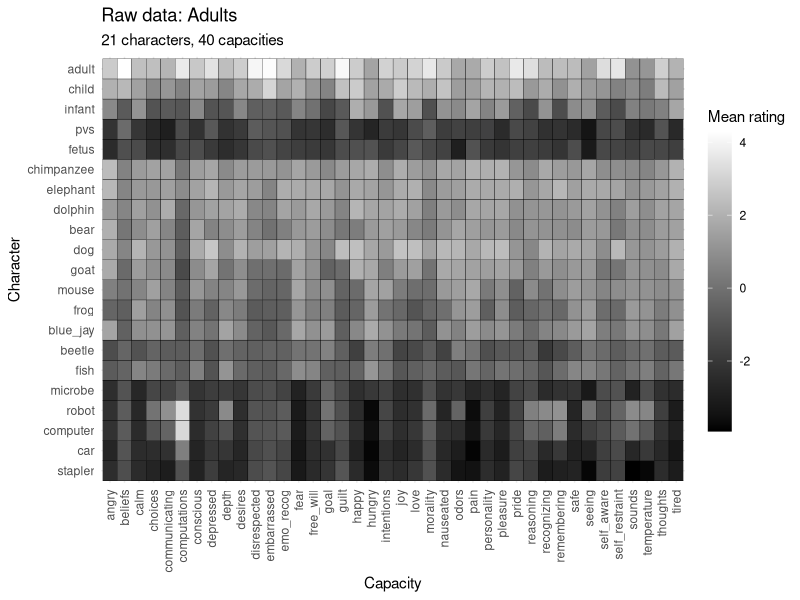
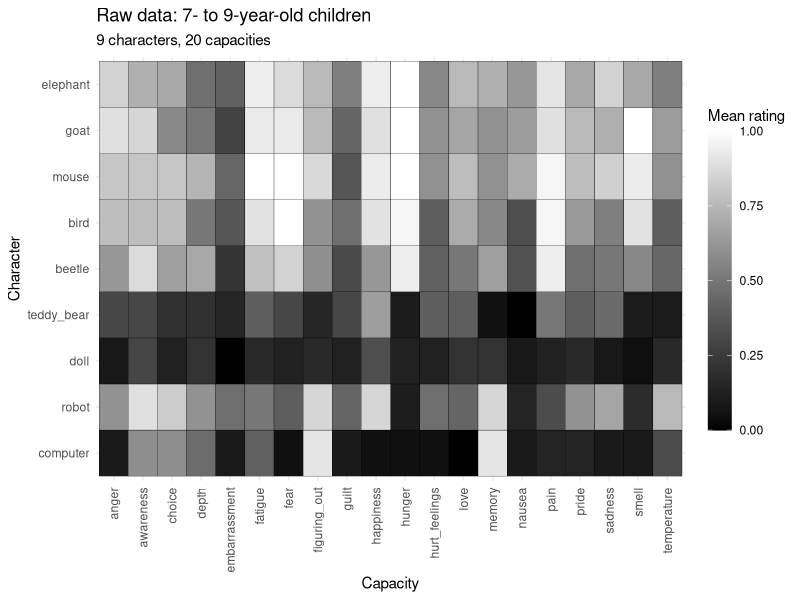
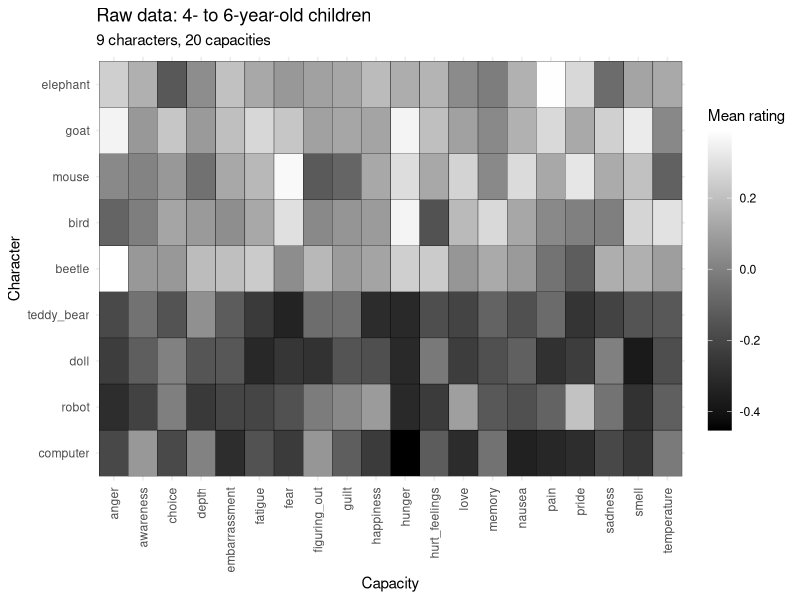
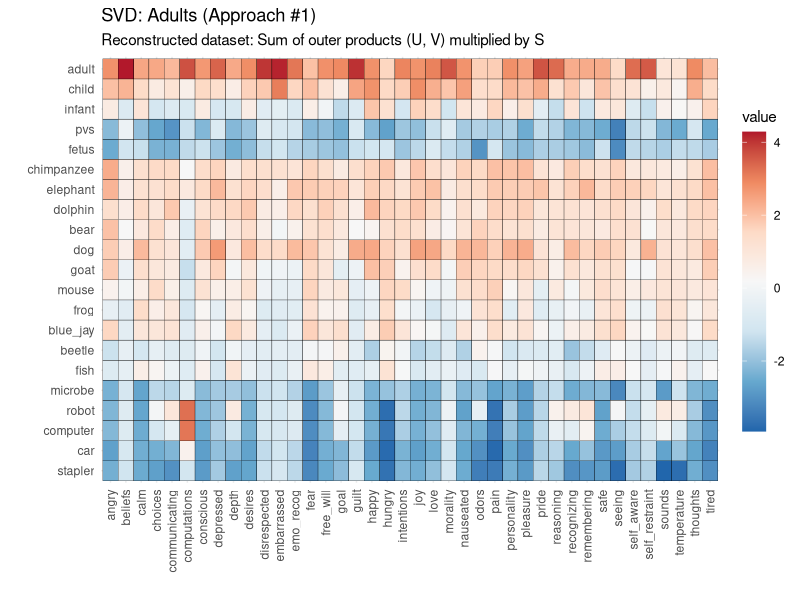
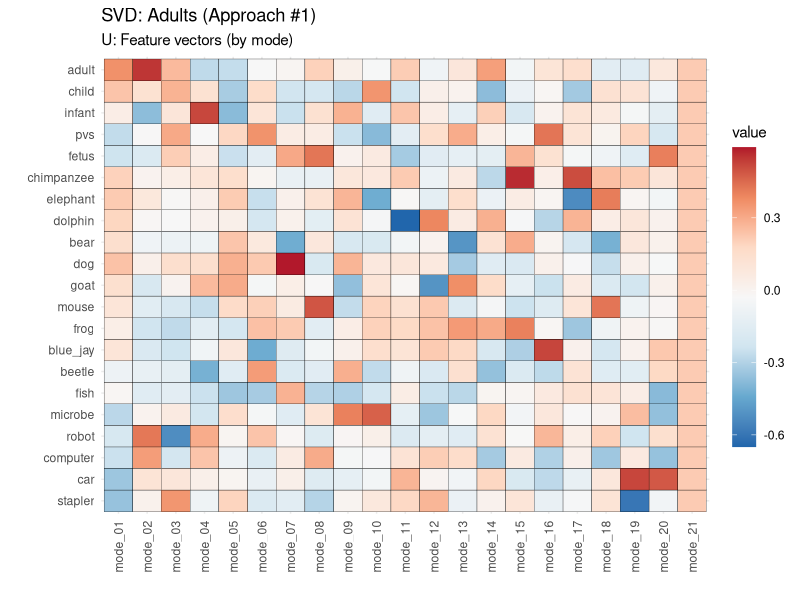
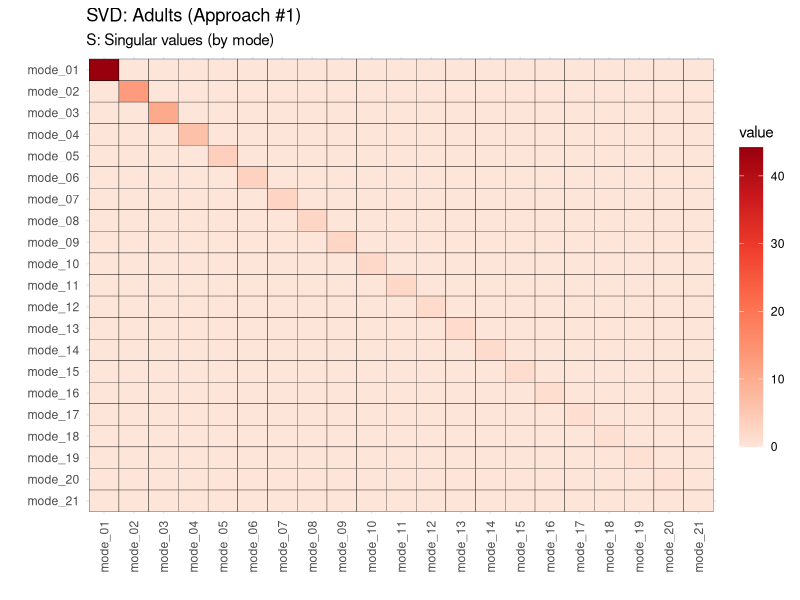
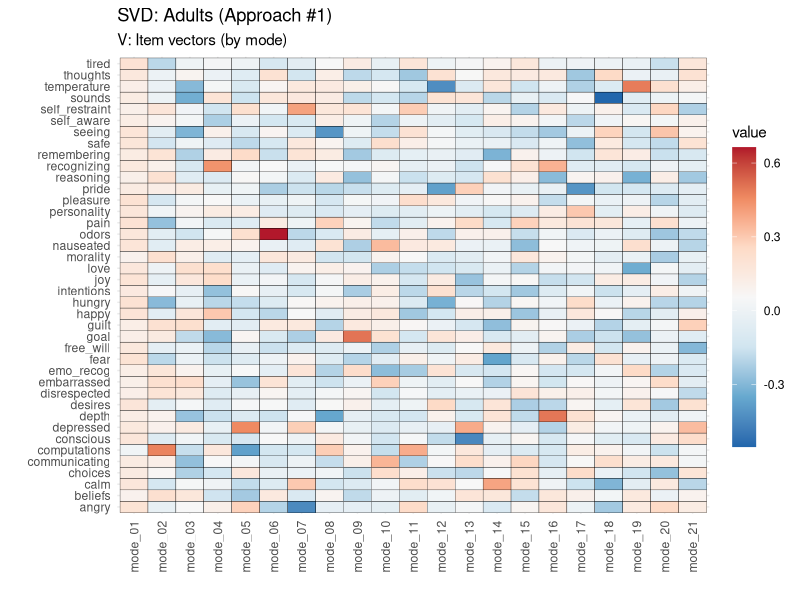
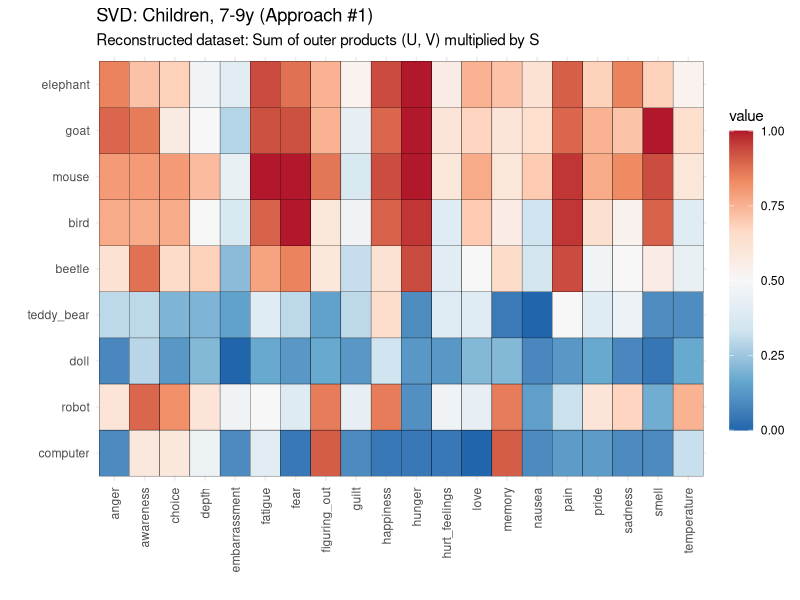

These figures' R source, in order:
## ---- chunk 1
knitr::opts_chunk$set(echo = FALSE, message = FALSE)
## ---- chunk 2
library(tidyverse)
library(rms)
## ---- chunk 3
setwd("/Users/kweisman/Documents/Research (Stanford)/Projects/Dimkid_svd/dimkid_svd/")

# import data
d_ad <- read.csv("./data/means_adults.csv") %>% 
  mutate(X = ifelse(grepl("vegetative", X), "pvs", as.character(X)),
         X = factor(X,
                    levels = c("stapler", "car", "computer", "robot", "microbe",
                               "fish", "beetle", "blue_jay", "frog", "mouse",
                               "goat", "dog", "bear", "dolphin", "elephant",
                               "chimpanzee", "fetus", "pvs", "infant", "child",
                               "adult"))) %>%
                    # levels = c("adult", "child", "infant", "pvs", "fetus",
                    #            "chimpanzee", "elephant", "dolphin", "bear",
                    #            "dog", "goat", "mouse", "frog", "blue_jay",
                    #            "beetle", "fish", "microbe", "robot", "computer",
                    #            "car", "stapler"))) %>%
  rename(character = X) %>%
  arrange(character)

d_79 <- read.csv("./data/means_79y.csv") %>% 
  mutate(X = factor(X,
                    levels = c("computer", "robot", "doll", "teddy_bear",
                               "beetle", "bird", "mouse", "goat", 
                               "elephant"))) %>%
                    # levels = c("elephant", "goat", "mouse", "bird", "beetle",
                    #            "teddy_bear", "doll", "robot", "computer"))) %>%
  rename(character = X) %>%
  arrange(character)

d_46 <- read.csv("./data/means_46y.csv") %>%
  mutate(X = factor(X,
                    levels = c("computer", "robot", "doll", "teddy_bear",
                               "beetle", "bird", "mouse", "goat", 
                               "elephant"))) %>%
                    # levels = c("elephant", "goat", "mouse", "bird", "beetle",
                    #            "teddy_bear", "doll", "robot", "computer"))) %>%
  rename(character = X) %>%
  arrange(character)
## ---- chunk 4
# set item and property names
capacity_names_ad <- names(d_ad[-1])
character_names_ad <- levels(d_ad$character)

capacity_names_ch <- names(d_79[-1])
character_names_ch <- levels(d_79$character)
## ---- chunk 5
mean_cent_fun <- function(df, 
                          by = c("capacity", "character"),
                          age_group = c("adults", "children")){
  
  if(age_group == "adults"){
    capacity_names = capacity_names_ad
    character_names = character_names_ad
  }
  if(age_group == "children"){
    capacity_names = capacity_names_ch
    character_names = character_names_ch
  }
  
  if(by == "capacity"){
    not_by <- "character"
  }
  
  if(by == "character"){
    not_by <- "capacity"
    # df <- df %>%
    #   gather(capacity, mean_rating, -character) %>%
    #   mutate(capacity = factor(capacity, levels = capacity_names)) %>%
    #   spread(character, mean_rating)
  }
  
  df_cent <- df %>%
    gather(capacity, mean_rating, -character) %>%
    group_by_(as.name(by)) %>%
    mutate(group_mean = mean(mean_rating),
           mean_cent = mean_rating - group_mean) %>%
    ungroup() %>%
    select(-mean_rating, -group_mean) %>%
    spread_(key_col = by,
            value_col = "mean_cent") %>%
    data.frame()
  
  return(df_cent)
}

plot_U_fun <- function(svd,
                       age_group = c("adults", "children"),
                       transpose = c(FALSE, TRUE),
                       multiply = c(FALSE, TRUE)){

  if(transpose == FALSE) {
    if(age_group == "adults"){y_names <- character_names_ad}
    if(age_group == "children"){y_names <- character_names_ch}
  } else if(transpose == TRUE) {
    if(age_group == "adults"){y_names <- capacity_names_ad}
    if(age_group == "children"){y_names <- capacity_names_ch}
  }  
  
  S <- svd$d

  U <- svd$u %>% 
    data.frame() %>%
    rownames_to_column("property") %>%
    mutate(property = as.numeric(property),
           property = factor(property, labels = y_names)) %>%
    gather(mode, value, -property) %>%
    mutate(mode = as.numeric(as.character(gsub("X", "", mode))),
           mode = ifelse(mode < 10, paste0("mode_0", as.character(mode)), 
                         paste0("mode_", as.character(mode)))) 
  
  if(multiply){
      UxS <- U %>%
        mutate(S = factor(mode, labels = S),
               S = as.numeric(as.character(S)),
               value = value * S)
  }
  
  plot <- ggplot(U, aes(x = mode, y = property, fill = value)) +
    geom_tile(color = "black") +
    # geom_text(aes(label = format(round(value, 2), nsmall = 2)), size = 3) +
    scale_fill_distiller(palette = "RdBu", direction = -1,
                         guide = guide_colorbar(barheight = 15)) +
    theme_minimal() +
    theme(axis.text.x = element_text(angle = 90, hjust = 1, vjust = 0.5))
  
  return(plot)
}

plot_S_fun <- function(svd){
  
  S <- diag(x = svd$d, nrow = length(svd$d), ncol = length(svd$d)) %>%
    data.frame() %>%
    rownames_to_column("modeA") %>%
    gather(modeB, value, -modeA) %>%
    mutate(modeA = ifelse(as.numeric(modeA) < 10, 
                          paste0("mode_0", as.character(modeA)), 
                          paste0("mode_", as.character(modeA))),
           modeB = gsub("X", "", modeB),
           modeB = ifelse(as.numeric(modeB) < 10,
                          paste0("mode_0", as.character(modeB)),
                          paste0("mode_", as.character(modeB))))
  
  plot <- ggplot(S, aes(x = modeA, 
                        y = reorder(modeB, desc(modeB)), 
                        fill = value)) +
    geom_tile(color = "black") +
    # geom_text(aes(label = format(round(value, 2), nsmall = 2)), size = 3) +
    scale_fill_distiller(palette = "Reds", direction = 1,
                         guide = guide_colorbar(barheight = 15)) +
    theme_minimal() +
    theme(axis.text.x = element_text(angle = 90, hjust = 1, vjust = 0.5))
  
  return(plot)
}

plot_V_fun <- function(svd,
                       age_group = c("adults", "children"),
                       transpose = c(FALSE, TRUE),
                       multiply = c(FALSE, TRUE)){

  if(transpose == FALSE) {
    if(age_group == "adults"){y_names <- capacity_names_ad}
    if(age_group == "children"){y_names <- capacity_names_ch}
  } else if(transpose == TRUE) {
    if(age_group == "adults"){y_names <- character_names_ad}
    if(age_group == "children"){y_names <- character_names_ch}
  }
  
  S <- svd$d

  V <- svd$v %>% 
    data.frame() %>%
    rownames_to_column("item") %>%
    mutate(item = as.numeric(item),
           item = factor(item, labels = y_names)) %>%
    gather(mode, value, -item) %>%
    mutate(mode = as.numeric(as.character(gsub("X", "", mode))),
           mode = ifelse(mode < 10, paste0("mode_0", as.character(mode)), 
                         paste0("mode_", as.character(mode)))) 
  
  if(multiply){
      VxS <- V %>%
        mutate(S = factor(mode, labels = S),
               S = as.numeric(as.character(S)),
               value = value * S)
  }
  
  plot <- ggplot(V, aes(x = mode, y = item, fill = value)) +
    geom_tile(color = "black") +
    # geom_text(aes(label = format(round(value, 2), nsmall = 2)), size = 3) +
    scale_fill_distiller(palette = "RdBu", direction = -1,
                         guide = guide_colorbar(barheight = 15)) +
    theme_minimal() +
    theme(axis.text.x = element_text(angle = 90, hjust = 1, vjust = 0.5))
  
  return(plot)
}

plot_reconstruct_fun <- function(svd, 
                       age_group = c("adults", "children"),
                       transpose = c(FALSE, TRUE)){

  if(age_group == "adults"){
      capacity_names <- capacity_names_ad
      character_names <- character_names_ad
  }
  if(age_group == "children"){
      capacity_names <- capacity_names_ch
      character_names <- character_names_ch
  }
  
  if(transpose == FALSE){
    x_names <- capacity_names
    y_names <- character_names
  }

  if(transpose == TRUE){
    x_names <- character_names
    y_names <- capacity_names
  }
  
  # calculate outer products, multiply by singular value
  OP <- list()
  for(i in 1:length(svd$d)){
    OP[[i]] <- outer(svd$u[,i], svd$v[,i]) * svd$d[i]
  }
  
  # add together
  OP_sum <- Reduce("+", OP) %>%
    data.frame() %>%
    rownames_to_column("y") %>%
    mutate(y = factor(as.numeric(y), labels = y_names)) %>%
    gather(x, value, -y) %>%
    mutate(x = gsub("X", "", x),
           x = factor(as.numeric(x), labels = x_names))

  plot <- ggplot(OP_sum, aes(x = x, y = y, fill = value)) +
    geom_tile(color = "black") +
    # geom_text(aes(label = format(round(value, 2), nsmall = 2)), size = 3) +
    scale_fill_distiller(palette = "RdBu", direction = -1,
                         guide = guide_colorbar(barheight = 15)) +
    theme_minimal() +
    theme(axis.text.x = element_text(angle = 90, hjust = 1, vjust = 0.5))
  
  return(plot)
}
## ---- chunk 6
d_ad %>%
  gather(capacity, mean_rating, -character) %>%
  ggplot(aes(x = capacity, y = character, fill = mean_rating)) +
  geom_tile(color = "black") +
  scale_fill_gradient(low = "black", high = "white", # limits = c(-3, 3),
                      guide = guide_colorbar(barheight = 15)) +
  theme_minimal() +
  theme(axis.text.x = element_text(angle = 90, hjust = 1, vjust = 0.5)) +
  labs(title = "Raw data: Adults",
       subtitle = "21 characters, 40 capacities",
       x = "Capacity",
       y = "Character",
       fill = "Mean rating")
## ---- chunk 7
d_79 %>%
  gather(capacity, mean_rating, -character) %>%
  ggplot(aes(x = capacity, y = character, fill = mean_rating)) +
  geom_tile(color = "black") +
  scale_fill_gradient(low = "black", high = "white", # limits = c(0, 1),
                      guide = guide_colorbar(barheight = 15)) +
  theme_minimal() +
  theme(axis.text.x = element_text(angle = 90, hjust = 1, vjust = 0.5)) +
  labs(title = "Raw data: 7- to 9-year-old children",
       subtitle = "9 characters, 20 capacities",
       x = "Capacity",
       y = "Character",
       fill = "Mean rating")
## ---- chunk 8
d_46 %>%
  gather(capacity, mean_rating, -character) %>%
  ggplot(aes(x = capacity, y = character, fill = mean_rating)) +
  geom_tile(color = "black") +
  scale_fill_gradient(low = "black", high = "white", # limits = c(0, 1),
                      guide = guide_colorbar(barheight = 15)) +
  theme_minimal() +
  theme(axis.text.x = element_text(angle = 90, hjust = 1, vjust = 0.5)) +
  labs(title = "Raw data: 4- to 6-year-old children",
       subtitle = "9 characters, 20 capacities",
       x = "Capacity",
       y = "Character",
       fill = "Mean rating")
## ---- chunk 9
svd1_ad <- svd(d_ad %>% column_to_rownames("character"), 
               nrow(d_ad), nrow(d_ad))
## ---- chunk 10
plot_reconstruct_fun(svd1_ad, transpose = FALSE, "adults") +
  labs(title = "SVD: Adults (Approach #1)",
       subtitle = "Reconstructed dataset: Sum of outer products (U, V) multiplied by S",
       x = "", y = "")
## ---- chunk 11
plot_U_fun(svd1_ad, "adults", transpose = FALSE, multiply = FALSE) +
  labs(title = "SVD: Adults (Approach #1)",
       subtitle = "U: Feature vectors (by mode)",
       # subtitle = "U x S: Feature vectors multiplied by singular value (by mode)",
       x = "", y = "")
## ---- chunk 12
plot_S_fun(svd1_ad) +
  labs(title = "SVD: Adults (Approach #1)",
       subtitle = "S: Singular values (by mode)",
       x = "", y = "")
## ---- chunk 13
plot_V_fun(svd1_ad, "adults", transpose = FALSE, multiply = FALSE) +
  labs(title = "SVD: Adults (Approach #1)",
       subtitle = "V: Item vectors (by mode)",
       # subtitle = "V x S: Item vectors multiplied by singular value (by mode)",
       x = "", y = "")
## ---- chunk 14
svd1_79 <- svd(d_79 %>% column_to_rownames("character"), 
               nrow(d_79), nrow(d_79))
## ---- chunk 15
plot_reconstruct_fun(svd1_79, transpose = FALSE, "children") +
  labs(title = "SVD: Children, 7-9y (Approach #1)",
       subtitle = "Reconstructed dataset: Sum of outer products (U, V) multiplied by S",
       x = "", y = "")
## ---- chunk 16
plot_U_fun(svd1_79, "children", transpose = FALSE, multiply = FALSE) +
  labs(title = "SVD: Children, 7-9y (Approach #1)",
       subtitle = "U: Feature vectors (by mode)",
       # subtitle = "U x S: Feature vectors multiplied by singular value (by mode)",
       x = "", y = "")
## ---- chunk 17
plot_S_fun(svd1_79) +
  labs(title = "SVD: Children, 7-9y (Approach #1)",
       subtitle = "S: Singular values (by mode)",
       x = "", y = "")
## ---- chunk 18
plot_V_fun(svd1_79, "children", transpose = FALSE, multiply = FALSE) +
  labs(title = "SVD: Children, 7-9y (Approach #1)",
       subtitle = "V: Item vectors (by mode)",
       # subtitle = "V x S: Item vectors multiplied by singular value (by mode)",
       x = "", y = "")
## ---- chunk 19
svd1_46 <- svd(d_46 %>% column_to_rownames("character"), 
               nrow(d_46), nrow(d_46))
## ---- chunk 20
plot_reconstruct_fun(svd1_46, transpose = FALSE, "children") +
  labs(title = "SVD: Children, 4-6y (Approach #1)",
       subtitle = "Reconstructed dataset: Sum of outer products (U, V) multiplied by S",
       x = "", y = "")
## ---- chunk 21
plot_U_fun(svd1_46, "children", transpose = FALSE, multiply = FALSE) +
  labs(title = "SVD: Children, 4-6y (Approach #1)",
       subtitle = "U: Feature vectors (by mode)",
       # subtitle = "U x S: Feature vectors multiplied by singular value (by mode)",
       x = "", y = "")
## ---- chunk 22
plot_S_fun(svd1_46) +
  labs(title = "SVD: Children, 4-6y (Approach #1)",
       subtitle = "S: Singular values (by mode)",
       x = "", y = "")
## ---- chunk 23
plot_V_fun(svd1_46, "children", transpose = FALSE, multiply = FALSE) +
  labs(title = "SVD: Children, 4-6y (Approach #1)",
       subtitle = "V: Item vectors (by mode)",
       # subtitle = "V x S: Item vectors multiplied by singular value (by mode)",
       x = "", y = "")
## ---- chunk 24
d_ad %>%
  gather(capacity, mean_rating, -character) %>%
  ggplot(aes(y = capacity, x = character, fill = mean_rating)) +
  geom_tile(color = "black") +
  scale_fill_gradient(low = "black", high = "white", # limits = c(-3, 3),
                      guide = guide_colorbar(barheight = 15)) +
  theme_minimal() +
  theme(axis.text.x = element_text(angle = 90, hjust = 1, vjust = 0.5)) +
  labs(title = "Raw data: Adults",
       subtitle = "21 characters, 40 capacities",
       y = "Capacity",
       x = "Character",
       fill = "Mean rating")
## ---- chunk 25
d_79 %>%
  gather(capacity, mean_rating, -character) %>%
  ggplot(aes(y = capacity, x = character, fill = mean_rating)) +
  geom_tile(color = "black") +
  scale_fill_gradient(low = "black", high = "white", # limits = c(0, 1),
                      guide = guide_colorbar(barheight = 15)) +
  theme_minimal() +
  theme(axis.text.x = element_text(angle = 90, hjust = 1, vjust = 0.5)) +
  labs(title = "Raw data: 7- to 9-year-old children",
       subtitle = "9 characters, 20 capacities",
       y = "Capacity",
       x = "Character",
       fill = "Mean rating")
## ---- chunk 26
d_46 %>%
  gather(capacity, mean_rating, -character) %>%
  ggplot(aes(y = capacity, x = character, fill = mean_rating)) +
  geom_tile(color = "black") +
  scale_fill_gradient(low = "black", high = "white", # limits = c(0, 1),
                      guide = guide_colorbar(barheight = 15)) +
  theme_minimal() +
  theme(axis.text.x = element_text(angle = 90, hjust = 1, vjust = 0.5)) +
  labs(title = "Raw data: 4- to 6-year-old children",
       subtitle = "9 characters, 20 capacities",
       y = "Capacity",
       x = "Character",
       fill = "Mean rating")
## ---- chunk 27
svd2_ad <- svd(d_ad %>% column_to_rownames("character") %>% t(), 
               nrow(d_ad), nrow(d_ad))
## ---- chunk 28
plot_reconstruct_fun(svd2_ad, "adults", TRUE) +
  labs(title = "SVD: Adults (Approach #2)",
       subtitle = "Reconstructed dataset: Sum of outer products (U, V) multiplied by S",
       x = "", y = "")
## ---- chunk 29
plot_U_fun(svd2_ad, "adults", transpose = TRUE, multiply = FALSE) +
  labs(title = "SVD: Adults (Approach #2)",
       subtitle = "U: Feature vectors (by mode)",
       # subtitle = "U x S: Feature vectors multiplied by singular value (by mode)",
       x = "", y = "")
## ---- chunk 30
plot_S_fun(svd2_ad) +
  labs(title = "SVD: Adults (Approach #2)",
       subtitle = "S: Singular values (by mode)",
       x = "", y = "")
## ---- chunk 31
plot_V_fun(svd2_ad, "adults", transpose = TRUE, multiply = FALSE) +
  labs(title = "SVD: Adults (Approach #2)",
       subtitle = "V: Item vectors (by mode)",
       # subtitle = "V x S: Item vectors multiplied by singular value (by mode)",
       x = "", y = "")
## ---- chunk 32
svd2_79 <- svd(d_79 %>% column_to_rownames("character") %>% t(), 
               nrow(d_79), nrow(d_79))
## ---- chunk 33
plot_reconstruct_fun(svd2_79, "children", TRUE) +
  labs(title = "SVD: Children, 7-9y (Approach #2)",
       subtitle = "Reconstructed dataset: Sum of outer products (U, V) multiplied by S",
       x = "", y = "")
## ---- chunk 34
plot_U_fun(svd2_79, "children", transpose = TRUE, multiply = FALSE) +
  labs(title = "SVD: Children, 7-9y (Approach #2)",
       subtitle = "U: Feature vectors (by mode)",
       # subtitle = "U x S: Feature vectors multiplied by singular value (by mode)",
       x = "", y = "")
## ---- chunk 35
plot_S_fun(svd2_79) +
  labs(title = "SVD: Children, 7-9y (Approach #2)",
       subtitle = "S: Singular values (by mode)",
       x = "", y = "")
## ---- chunk 36
plot_V_fun(svd2_79, "children", transpose = TRUE, multiply = FALSE) +
  labs(title = "SVD: Children, 7-9y (Approach #2)",
       subtitle = "V: Item vectors (by mode)",
       # subtitle = "V x S: Item vectors multiplied by singular value (by mode)",
       x = "", y = "")
## ---- chunk 37
svd2_46 <- svd(d_46 %>% column_to_rownames("character") %>% t(), 
               nrow(d_46), nrow(d_46))
## ---- chunk 38
plot_reconstruct_fun(svd2_46, "children", TRUE) +
  labs(title = "SVD: Children, 4-6y (Approach #2)",
       subtitle = "Reconstructed dataset: Sum of outer products (U, V) multiplied by S",
       x = "", y = "")
## ---- chunk 39
plot_U_fun(svd2_46, "children", transpose = TRUE, multiply = FALSE) +
  labs(title = "SVD: Children, 4-6y (Approach #2)",
       subtitle = "U: Feature vectors (by mode)",
       # subtitle = "U x S: Feature vectors multiplied by singular value (by mode)",
       x = "", y = "")
## ---- chunk 40
plot_S_fun(svd2_46) +
  labs(title = "SVD: Children, 4-6y (Approach #2)",
       subtitle = "S: Singular values (by mode)",
       x = "", y = "")
## ---- chunk 41
plot_V_fun(svd2_46, "children", transpose = TRUE, multiply = FALSE) +
  labs(title = "SVD: Children, 4-6y (Approach #2)",
       subtitle = "V: Item vectors (by mode)",
       # subtitle = "V x S: Item vectors multiplied by singular value (by mode)",
       x = "", y = "")
## ---- chunk 42
d_ad %>%
  mean_cent_fun(by = "capacity", age_group = "adults") %>%
  gather(capacity, mean_cent, -character) %>%
  ggplot(aes(x = capacity, y = character, fill = mean_cent)) +
  geom_tile(color = "black") +
  scale_fill_gradient(low = "black", high = "white", # limits = c(-6, 6),
                      guide = guide_colorbar(barheight = 15)) +
  theme_minimal() +
  theme(axis.text.x = element_text(angle = 90, hjust = 1, vjust = 0.5)) +
  labs(title = "Raw data: Adults",
       subtitle = "21 characters, 40 capacities",
       x = "Capacity",
       y = "Character",
       fill = "Mean rating")
## ---- chunk 43
d_79 %>%
  mean_cent_fun(by = "capacity", age_group = "children") %>%
  gather(capacity, mean_cent, -character) %>%
  ggplot(aes(x = capacity, y = character, fill = mean_cent)) +
  geom_tile(color = "black") +
  scale_fill_gradient(low = "black", high = "white", # limits = c(-2, 2),
                      guide = guide_colorbar(barheight = 15)) +
  theme_minimal() +
  theme(axis.text.x = element_text(angle = 90, hjust = 1, vjust = 0.5)) +
  labs(title = "Raw data: 7- to 9-year-old children",
       subtitle = "9 characters, 20 capacities",
       x = "Capacity",
       y = "Character",
       fill = "Mean rating")
## ---- chunk 44
d_46 %>%
  mean_cent_fun(by = "capacity", age_group = "children") %>%
  gather(capacity, mean_cent, -character) %>%
  ggplot(aes(x = capacity, y = character, fill = mean_cent)) +
  geom_tile(color = "black") +
  scale_fill_gradient(low = "black", high = "white", # limits = c(-2, 2),
                      guide = guide_colorbar(barheight = 15)) +
  theme_minimal() +
  theme(axis.text.x = element_text(angle = 90, hjust = 1, vjust = 0.5)) +
  labs(title = "Raw data: 4- to 6-year-old children",
       subtitle = "9 characters, 20 capacities",
       x = "Capacity",
       y = "Character",
       fill = "Mean rating")
## ---- chunk 45
svd3_ad <- svd(d_ad %>%
                 mean_cent_fun("capacity", age_group = "adults") %>%
                 column_to_rownames("character"),
               nrow(d_ad), nrow(d_ad))
## ---- chunk 46
plot_reconstruct_fun(svd3_ad, transpose = FALSE, "adults") +
  labs(title = "SVD: Adults (Approach #3)",
       subtitle = "Reconstructed dataset: Sum of outer products (U, V) multiplied by S",
       x = "", y = "")
## ---- chunk 47
plot_U_fun(svd3_ad, "adults", transpose = FALSE, multiply = FALSE) +
  labs(title = "SVD: Adults (Approach #3)",
       subtitle = "U: Feature vectors (by mode)",
       # subtitle = "U x S: Feature vectors multiplied by singular value (by mode)",
       x = "", y = "")
## ---- chunk 48
plot_S_fun(svd3_ad) +
  labs(title = "SVD: Adults (Approach #3)",
       subtitle = "S: Singular values (by mode)",
       x = "", y = "")
## ---- chunk 49
plot_V_fun(svd3_ad, "adults", transpose = FALSE, multiply = FALSE) +
  labs(title = "SVD: Adults (Approach #3)",
       subtitle = "V: Item vectors (by mode)",
       # subtitle = "V x S: Item vectors multiplied by singular value (by mode)",
       x = "", y = "")
## ---- chunk 50
svd3_79 <- svd(d_79 %>%
                 mean_cent_fun("capacity", age_group = "children") %>%
                 column_to_rownames("character"),
               nrow(d_79), nrow(d_79))
## ---- chunk 51
plot_reconstruct_fun(svd3_79, transpose = FALSE, "children") +
  labs(title = "SVD: Children, 7-9y (Approach #3)",
       subtitle = "Reconstructed dataset: Sum of outer products (U, V) multiplied by S",
       x = "", y = "")
## ---- chunk 52
plot_U_fun(svd3_79, "children", transpose = FALSE, multiply = FALSE) +
  labs(title = "SVD: Children, 7-9y (Approach #3)",
       subtitle = "U: Feature vectors (by mode)",
       # subtitle = "U x S: Feature vectors multiplied by singular value (by mode)",
       x = "", y = "")
## ---- chunk 53
plot_S_fun(svd3_79) +
  labs(title = "SVD: Children, 7-9y (Approach #3)",
       subtitle = "S: Singular values (by mode)",
       x = "", y = "")
## ---- chunk 54
plot_V_fun(svd3_79, "children", transpose = FALSE, multiply = FALSE) +
  labs(title = "SVD: Children, 7-9y (Approach #3)",
       subtitle = "V: Item vectors (by mode)",
       # subtitle = "V x S: Item vectors multiplied by singular value (by mode)",
       x = "", y = "")
## ---- chunk 55
svd3_46 <- svd(d_46 %>%
                 mean_cent_fun("capacity", age_group = "children") %>%
                 column_to_rownames("character"),
               nrow(d_46), nrow(d_46))
## ---- chunk 56
plot_reconstruct_fun(svd3_46, transpose = FALSE, "children") +
  labs(title = "SVD: Children, 4-6y (Approach #3)",
       subtitle = "Reconstructed dataset: Sum of outer products (U, V) multiplied by S",
       x = "", y = "")
## ---- chunk 57
plot_U_fun(svd3_46, "children", transpose = FALSE, multiply = FALSE) +
  labs(title = "SVD: Children, 4-6y (Approach #3)",
       subtitle = "U: Feature vectors (by mode)",
       # subtitle = "U x S: Feature vectors multiplied by singular value (by mode)",
       x = "", y = "")
## ---- chunk 58
plot_S_fun(svd3_46) +
  labs(title = "SVD: Children, 4-6y (Approach #3)",
       subtitle = "S: Singular values (by mode)",
       x = "", y = "")
## ---- chunk 59
plot_V_fun(svd3_46, "children", transpose = FALSE, multiply = FALSE) +
  labs(title = "SVD: Children, 4-6y (Approach #3)",
       subtitle = "V: Item vectors (by mode)",
       # subtitle = "V x S: Item vectors multiplied by singular value (by mode)",
       x = "", y = "")
## ---- chunk 60
d_ad %>%
  mean_cent_fun("character", age_group = "adults") %>%
  gather(character, mean_cent, -capacity) %>%
  mutate(character = factor(character, levels = character_names_ad)) %>%
  ggplot(aes(y = capacity, x = character, fill = mean_cent)) +
  geom_tile(color = "black") +
  scale_fill_gradient(low = "black", high = "white", # limits = c(-3, 3),
                      guide = guide_colorbar(barheight = 15)) +
  theme_minimal() +
  theme(axis.text.x = element_text(angle = 90, hjust = 1, vjust = 0.5)) +
  labs(title = "Raw data: Adults",
       subtitle = "21 characters, 40 capacities",
       y = "Capacity",
       x = "Character",
       fill = "Mean rating")
## ---- chunk 61
d_79 %>%
  mean_cent_fun("character", age_group = "children") %>%
  gather(character, mean_cent, -capacity) %>%
  mutate(character = factor(character, levels = character_names_ch)) %>%
  ggplot(aes(y = capacity, x = character, fill = mean_cent)) +
  geom_tile(color = "black") +
  scale_fill_gradient(low = "black", high = "white", # limits = c(-2, 2),
                      guide = guide_colorbar(barheight = 15)) +
  theme_minimal() +
  theme(axis.text.x = element_text(angle = 90, hjust = 1, vjust = 0.5)) +
  labs(title = "Raw data: 7- to 9-year-old children",
       subtitle = "9 characters, 20 capacities",
       y = "Capacity",
       x = "Character",
       fill = "Mean rating")
## ---- chunk 62
d_46 %>%
  mean_cent_fun("character", age_group = "children") %>%
  gather(character, mean_cent, -capacity) %>%
  mutate(character = factor(character, levels = character_names_ch)) %>%
  ggplot(aes(y = capacity, x = character, fill = mean_cent)) +
  geom_tile(color = "black") +
  scale_fill_gradient(low = "black", high = "white", # limits = c(-2, 2),
                      guide = guide_colorbar(barheight = 15)) +
  theme_minimal() +
  theme(axis.text.x = element_text(angle = 90, hjust = 1, vjust = 0.5)) +
  labs(title = "Raw data: 4- to 6-year-old children",
       subtitle = "9 characters, 20 capacities",
       y = "Capacity",
       x = "Character",
       fill = "Mean rating")
## ---- chunk 63
svd4_ad <- svd(d_ad %>% 
                 mean_cent_fun("character", age_group = "adults") %>%
                 column_to_rownames("capacity"),
               nrow(d_ad), nrow(d_ad))
## ---- chunk 64
plot_reconstruct_fun(svd4_ad, transpose = TRUE, "adults") +
  labs(title = "SVD: Adults (Approach #4)",
       subtitle = "Reconstructed dataset: Sum of outer products (U, V) multiplied by S",
       x = "", y = "")
## ---- chunk 65
plot_U_fun(svd4_ad, "adults", transpose = TRUE, multiply = FALSE) +
  labs(title = "SVD: Adults (Approach #4)",
       subtitle = "U: Feature vectors (by mode)",
       # subtitle = "U x S: Feature vectors multiplied by singular value (by mode)",
       x = "", y = "")
## ---- chunk 66
plot_S_fun(svd4_ad) +
  labs(title = "SVD: Adults (Approach #4)",
       subtitle = "S: Singular values (by mode)",
       x = "", y = "")
## ---- chunk 67
plot_V_fun(svd4_ad, "adults", transpose = TRUE, multiply = FALSE) +
  labs(title = "SVD: Adults (Approach #4)",
       subtitle = "V: Item vectors (by mode)",
       # subtitle = "V x S: Item vectors multiplied by singular value (by mode)",
       x = "", y = "")
## ---- chunk 68
svd4_79 <- svd(d_79 %>% 
                 mean_cent_fun("character", age_group = "children") %>%
                 column_to_rownames("capacity"),
               nrow(d_79), nrow(d_79))
## ---- chunk 69
plot_reconstruct_fun(svd4_79, transpose = TRUE, "children") +
  labs(title = "SVD: Children, 7-9y (Approach #4)",
       subtitle = "Reconstructed dataset: Sum of outer products (U, V) multiplied by S",
       x = "", y = "")
## ---- chunk 70
plot_U_fun(svd4_79, "children", transpose = TRUE, multiply = FALSE) +
  labs(title = "SVD: Children, 7-9y (Approach #4)",
       subtitle = "U: Feature vectors (by mode)",
       # subtitle = "U x S: Feature vectors multiplied by singular value (by mode)",
       x = "", y = "")
## ---- chunk 71
plot_S_fun(svd4_79) +
  labs(title = "SVD: Children, 7-9y (Approach #4)",
       subtitle = "S: Singular values (by mode)",
       x = "", y = "")
## ---- chunk 72
plot_V_fun(svd4_79, "children", transpose = TRUE, multiply = FALSE) +
  labs(title = "SVD: Children, 7-9y (Approach #4)",
       subtitle = "V: Item vectors (by mode)",
       # subtitle = "V x S: Item vectors multiplied by singular value (by mode)",
       x = "", y = "")
## ---- chunk 73
svd4_46 <- svd(d_46 %>% 
                 mean_cent_fun("character", age_group = "children") %>%
                 column_to_rownames("capacity"),
               nrow(d_46), nrow(d_46))
## ---- chunk 74
plot_reconstruct_fun(svd4_46, transpose = TRUE, "children") +
  labs(title = "SVD: Children, 4-6y (Approach #4)",
       subtitle = "Reconstructed dataset: Sum of outer products (U, V) multiplied by S",
       x = "", y = "")
## ---- chunk 75
plot_U_fun(svd4_46, "children", transpose = TRUE, multiply = FALSE) +
  labs(title = "SVD: Children, 4-6y (Approach #4)",
       subtitle = "U: Feature vectors (by mode)",
       # subtitle = "U x S: Feature vectors multiplied by singular value (by mode)",
       x = "", y = "")
## ---- chunk 76
plot_S_fun(svd4_46) +
  labs(title = "SVD: Children, 4-6y (Approach #4)",
       subtitle = "S: Singular values (by mode)",
       x = "", y = "")
## ---- chunk 77
plot_V_fun(svd4_46, "children", transpose = TRUE, multiply = FALSE) +
  labs(title = "SVD: Children, 4-6y (Approach #4)",
       subtitle = "V: Item vectors (by mode)",
       # subtitle = "V x S: Item vectors multiplied by singular value (by mode)",
       x = "", y = "")
